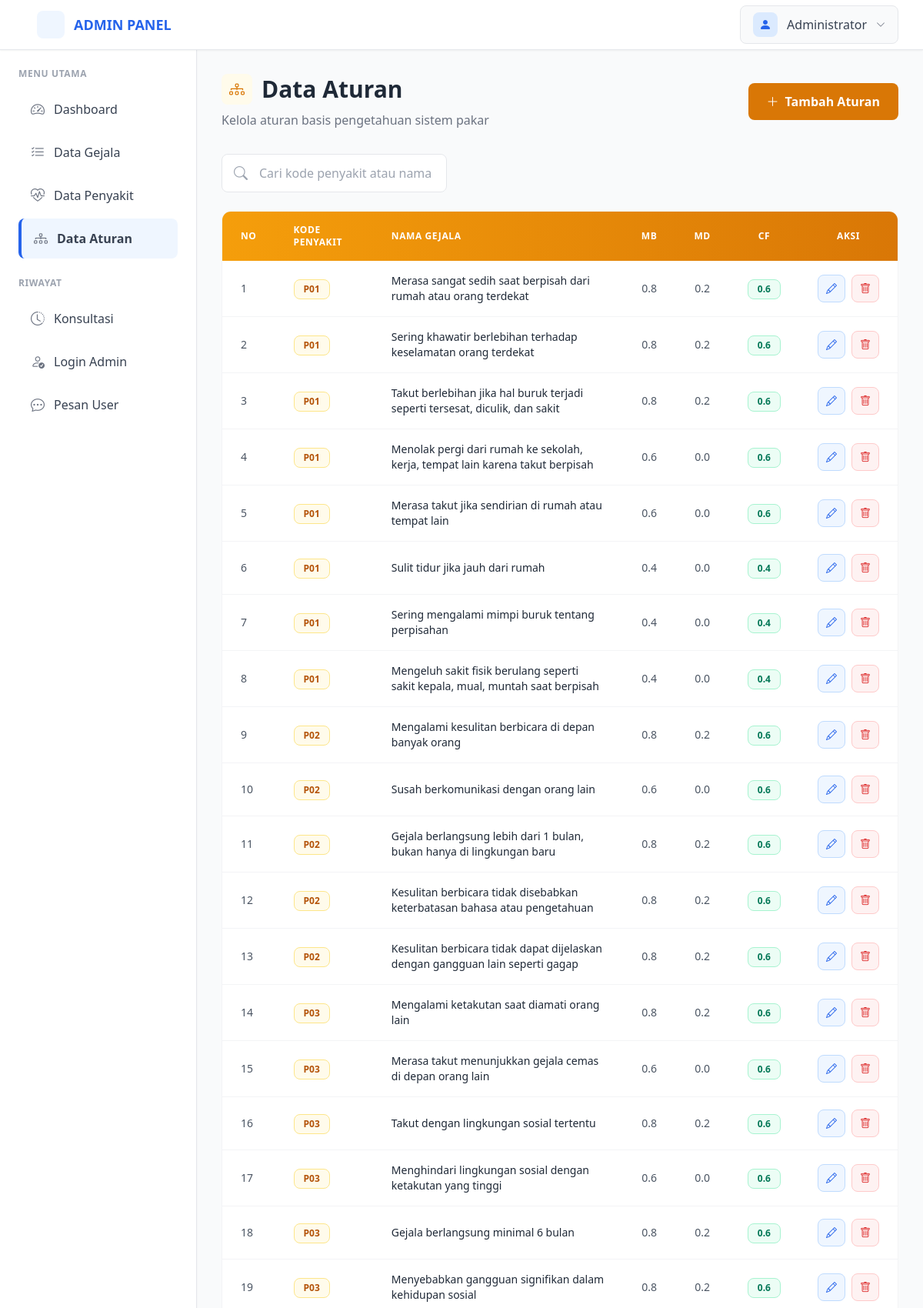
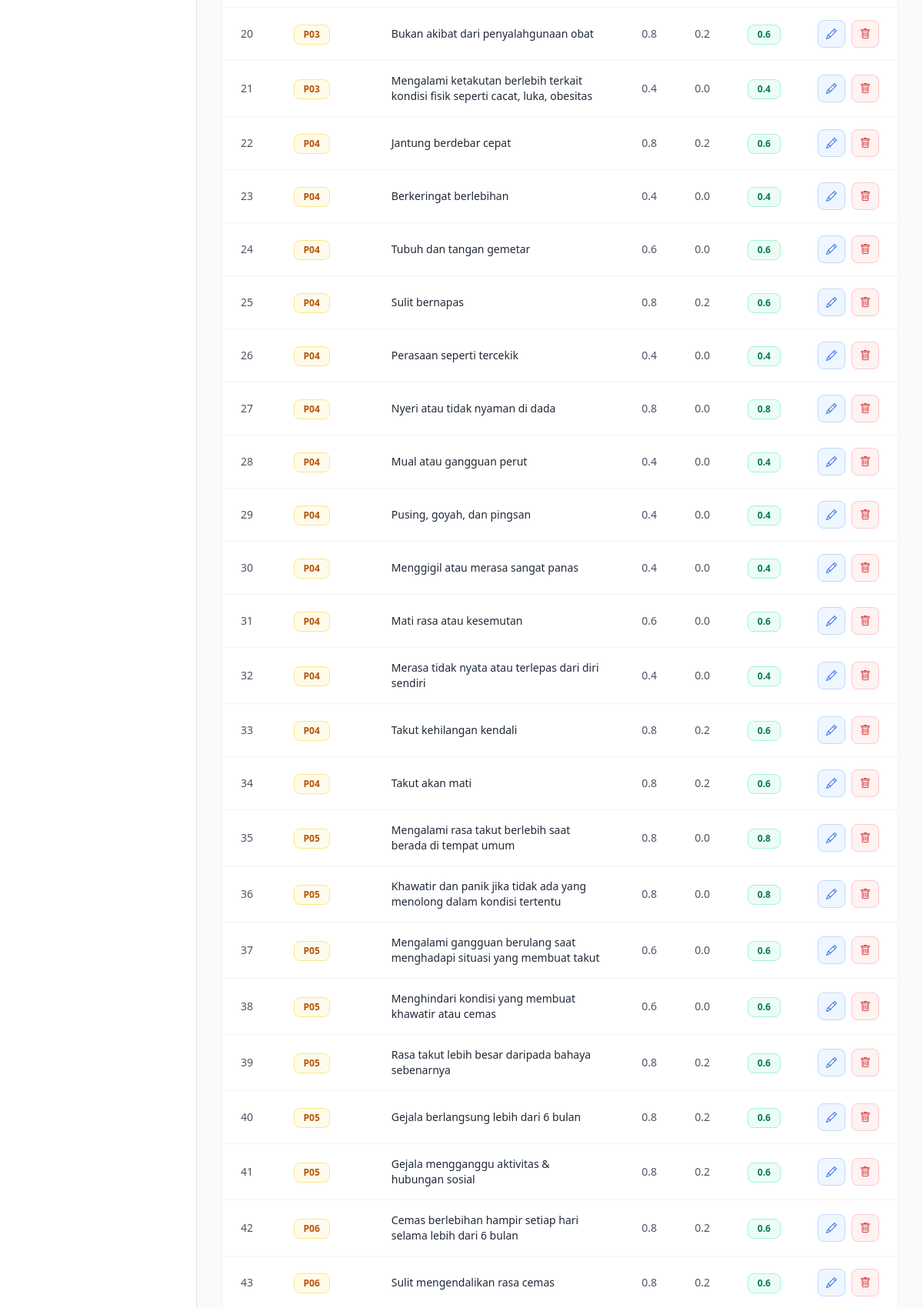
Page /aturan/ (signed in, upper part) on the committed database (2 pictures, top to bottom).
### models/models.py (models this page shows, shortened)
class Admin(UserMixin, db.Model):
    __tablename__ = 'admin'
    id = db.Column(db.Integer, primary_key=True)
    username = db.Column(db.String(80), unique=True, nullable=False)
    nama_admin = db.Column(db.String(100), nullable=False)
    password_hash = db.Column(db.String(255), nullable=False)
    created_at = db.Column(db.DateTime, default=datetime.utcnow)
    riwayat_login = db.relationship('RiwayatLogin', backref='admin', lazy=True, cascade='all, delete-orphan')

class Aturan(db.Model):
    __tablename__ = 'aturan'
    id = db.Column(db.Integer, primary_key=True)
    kode_penyakit = db.Column(db.String(10), db.ForeignKey('penyakit.kode_penyakit'), nullable=False)
    kode_gejala = db.Column(db.String(10), db.ForeignKey('gejala.kode_gejala'), nullable=False)
    mb = db.Column(db.Float, nullable=False)
    md = db.Column(db.Float, nullable=False)
    cf = db.Column(db.Float, nullable=False)
    created_at = db.Column(db.DateTime, default=datetime.utcnow)

class Gejala(db.Model):
    __tablename__ = 'gejala'
    id = db.Column(db.Integer, primary_key=True)
    kode_gejala = db.Column(db.String(10), unique=True, nullable=False)
    nama_gejala = db.Column(db.Text, nullable=False)
    pertanyaan = db.Column(db.Text, nullable=False)
    created_at = db.Column(db.DateTime, default=datetime.utcnow)
    aturan = db.relationship('Aturan', backref='gejala', lazy=True, cascade='all, delete-orphan')

### routes/aturan.py (the view)
@aturan_bp.route('/')
@login_required
def index():
    aturan_list = db.session.query(
        Aturan,
        Gejala.nama_gejala
    ).join(
        Gejala, Aturan.kode_gejala == Gejala.kode_gejala
    ).order_by(Aturan.kode_penyakit, Aturan.kode_gejala).all()
    return render_template('aturan/index.html', aturan_list=aturan_list)

### templates/aturan/index.html (shortened to what this page needs)
{% extends 'base.html' %}
{% block content %}
<div class="mb-6 sm:mb-8 flex flex-col sm:flex-row sm:items-center sm:justify-between gap-4 animate-fade-in">
    <div>
        <h1 class="text-2xl sm:text-3xl font-bold text-gray-800 flex items-center space-x-2 sm:space-x-3">
            <div class="w-9 h-9 sm:w-10 sm:h-10 bg-amber-50 rounded-lg flex items-center justify-center">
                <i class="bi bi-diagram-3 text-amber-600 text-lg sm:text-xl"></i>
            </div>
            <span>Data Aturan</span>
        </h1>
        <p class="text-sm sm:text-base text-gray-500 mt-2">Kelola aturan basis pengetahuan sistem pakar</p>
    </div>
    <a href="{{ url_for('aturan.create') }}"
       class="bg-amber-600 hover:bg-amber-700 text-white font-semibold py-2.5 sm:py-3 px-5 sm:px-6 rounded-lg transition-colors duration-200 flex items-center justify-center sm:justify-start space-x-2 text-sm sm:text-base">
        <i class="bi bi-plus-lg"></i>
        <span>Tambah Aturan</span>
    </a>
</div>
<div class="mb-4 sm:mb-6 animate-fade-in" style="animation-delay: 0.1s;">
    <div class="relative w-full sm:w-2/3 md:w-1/2 lg:w-1/3">
        <span class="absolute inset-y-0 left-0 flex items-center pl-3 sm:pl-4 text-gray-400">
            <i class="bi bi-search text-base sm:text-lg"></i>
        </span>
        <input
            type="text"
            id="searchInput"
            placeholder="Cari kode penyakit atau nama gejala..."
            class="w-full pl-10 sm:pl-12 pr-4 py-2.5 sm:py-3 border border-gray-200 rounded-lg
                   focus:outline-none focus:ring-2 focus:ring-amber-500 focus:border-amber-500
                   transition-all duration-200 text-sm sm:text-base"
            onkeyup="searchTable()"
        >
    </div>
</div>
<div class="bg-white rounded-xl overflow-hidden animate-fade-in border border-gray-100" style="animation-delay: 0.2s;">
    <div class="overflow-x-auto">
        <table class="w-full" id="aturanTable">
            <thead class="bg-gradient-to-r from-amber-500 to-amber-600">
                <tr>
                    <th class="px-4 sm:px-6 py-3 sm:py-4 text-left text-xs font-semibold text-white uppercase tracking-wider">No</th>
                    <th class="px-4 sm:px-6 py-3 sm:py-4 text-left text-xs font-semibold text-white uppercase tracking-wider">Kode Penyakit</th>
                    <th class="px-4 sm:px-6 py-3 sm:py-4 text-left text-xs font-semibold text-white uppercase tracking-wider">Nama Gejala</th>
                    <th class="px-4 sm:px-6 py-3 sm:py-4 text-center text-xs font-semibold text-white uppercase tracking-wider hidden md:table-cell">MB</th>
                    <th class="px-4 sm:px-6 py-3 sm:py-4 text-center text-xs font-semibold text-white uppercase tracking-wider hidden md:table-cell">MD</th>
                    <th class="px-4 sm:px-6 py-3 sm:py-4 text-center text-xs font-semibold text-white uppercase tracking-wider">CF</th>
                    <th class="px-4 sm:px-6 py-3 sm:py-4 text-center text-xs font-semibold text-white uppercase tracking-wider">Aksi</th>
                </tr>
            </thead>
            <tbody class="divide-y divide-gray-100">
                {% for aturan, nama_gejala in aturan_list %}
                <tr class="hover:bg-amber-50 transition-colors duration-150">
                    <td class="px-4 sm:px-6 py-3 sm:py-4 text-gray-600 text-xs sm:text-sm">
                        {{ loop.index }}
                    </td>
                    <td class="px-4 sm:px-6 py-3 sm:py-4">
                        <span class="inline-flex items-center px-2 sm:px-3 py-1 rounded-lg text-xs font-semibold bg-amber-50 text-amber-700 border border-amber-200">
                            {{ aturan.kode_penyakit }}
                        </span>
                    </td>
                    <td class="px-4 sm:px-6 py-3 sm:py-4">
                        <div class="font-medium text-gray-800 text-xs sm:text-sm">
                            {{ nama_gejala }}
                        </div>
                    </td>
                    <td class="px-4 sm:px-6 py-3 sm:py-4 text-center text-gray-600 text-xs sm:text-sm hidden md:table-cell">
                        {{ aturan.mb }}
                    </td>
                    <td class="px-4 sm:px-6 py-3 sm:py-4 text-center text-gray-600 text-xs sm:text-sm hidden md:table-cell">
                        {{ aturan.md }}
                    </td>
                    <td class="px-4 sm:px-6 py-3 sm:py-4 text-center">
                        <span class="inline-flex items-center px-2 sm:px-3 py-1 rounded-lg text-xs font-semibold bg-emerald-50 text-emerald-700 border border-emerald-200">
                            {{ aturan.cf }}
                        </span>
                    </td>
                    <td class="px-4 sm:px-6 py-3 sm:py-4 text-center">
                        <div class="flex items-center justify-center space-x-1.5 sm:space-x-2">
                            <a href="{{ url_for('aturan.edit', id=aturan.id) }}"
                               class="w-8 h-8 sm:w-9 sm:h-9 bg-blue-50 hover:bg-blue-100 text-blue-600 hover:text-blue-700 rounded-lg transition-all duration-200 flex items-center justify-center border border-blue-200"
                               title="Edit Aturan">
                                <i class="bi bi-pencil text-xs sm:text-sm"></i>
                            </a>
                            <a href="{{ url_for('aturan.delete', id=aturan.id) }}"
                               onclick="return confirm('Apakah Anda yakin ingin menghapus aturan ini?')"
                               class="w-8 h-8 sm:w-9 sm:h-9 bg-red-50 hover:bg-red-100 text-red-600 hover:text-red-700 rounded-lg transition-all duration-200 flex items-center justify-center border border-red-200"
                               title="Hapus Aturan">
                                <i class="bi bi-trash text-xs sm:text-sm"></i>
                            </a>
                        </div>
                    </td>
                </tr>
                {% endfor %}
            </tbody>
        </table>
    </div>
</div>
{% endblock %}

### templates/base.html (shortened to what this page needs)
<!DOCTYPE html>
<html lang="id">
<head>
    <script src="https://cdn.tailwindcss.com"></script>
    <link rel="stylesheet" href="https://cdn.jsdelivr.net/npm/bootstrap-icons@1.11.0/font/bootstrap-icons.css">
</head>
<body class="bg-gray-50 min-h-screen">
    {% if current_user.is_authenticated %}
    <nav class="bg-white shadow-sm fixed w-full top-0 z-50 border-b border-gray-200">
        <div class="max-w-full mx-auto px-4 sm:px-6 lg:px-8">
            <div class="flex justify-between items-center h-16">
                <div class="flex items-center space-x-4">
                    <a href="{{ url_for('dashboard.index') }}" class="flex items-center space-x-3 text-blue-600 hover:text-blue-700 transition-colors">
                        <div class="w-9 h-9 bg-blue-50 rounded-lg flex items-center justify-center">
                        </div>
                        <span class="font-bold text-lg hidden sm:block">ADMIN PANEL</span>
                    </a>
                </div>
                <div class="relative" x-data="{ open: false }">
                    <button @click="open = !open" class="flex items-center space-x-3 bg-gray-50 hover:bg-gray-100 px-4 py-2 rounded-lg transition-all duration-200 border border-gray-200">
                        <div class="w-8 h-8 bg-blue-100 rounded-lg flex items-center justify-center">
                            <i class="bi bi-person-fill text-blue-600"></i>
                        </div>
                        <span class="text-gray-700 font-medium hidden sm:block">{{ current_user.nama_admin }}</span>
                        <i class="bi bi-chevron-down text-gray-500 text-xs"></i>
                    </button>
                </div>
            </div>
        </div>
    </nav>
    <aside id="sidebar" class="fixed top-16 left-0 h-full w-64 bg-white shadow-sm z-40 transform -translate-x-full lg:translate-x-0 transition-transform duration-300 overflow-y-auto border-r border-gray-200">
        <div class="p-6">
            <div class="mb-6">
                <h3 class="text-xs font-semibold text-gray-400 uppercase tracking-wider mb-3">Menu Utama</h3>
                <ul class="space-y-1">
                    <li>
                        <a href="{{ url_for('dashboard.index') }}" class="sidebar-link group flex items-center space-x-3 px-4 py-3 rounded-lg hover:bg-blue-50 transition-all duration-200">
                            <i class="bi bi-speedometer2 text-gray-500 group-hover:text-blue-600 text-lg"></i>
                            <span class="text-gray-700 group-hover:text-blue-600 font-medium">Dashboard</span>
                        </a>
                    </li>
                    <li>
                        <a href="{{ url_for('gejala.index') }}" class="sidebar-link group flex items-center space-x-3 px-4 py-3 rounded-lg hover:bg-blue-50 transition-all duration-200">
                            <i class="bi bi-list-check text-gray-500 group-hover:text-blue-600 text-lg"></i>
                            <span class="text-gray-700 group-hover:text-blue-600 font-medium">Data Gejala</span>
                        </a>
                    </li>
                    <li>
                        <a href="{{ url_for('penyakit.index') }}" class="sidebar-link group flex items-center space-x-3 px-4 py-3 rounded-lg hover:bg-blue-50 transition-all duration-200">
                            <i class="bi bi-heart-pulse text-gray-500 group-hover:text-blue-600 text-lg"></i>
                            <span class="text-gray-700 group-hover:text-blue-600 font-medium">Data Penyakit</span>
                        </a>
                    </li>
                    <li>
                        <a href="{{ url_for('aturan.index') }}" class="sidebar-link group flex items-center space-x-3 px-4 py-3 rounded-lg hover:bg-blue-50 transition-all duration-200">
                            <i class="bi bi-diagram-3 text-gray-500 group-hover:text-blue-600 text-lg"></i>
                            <span class="text-gray-700 group-hover:text-blue-600 font-medium">Data Aturan</span>
                        </a>
                    </li>
                </ul>
            </div>
            <div class="mb-6">
                <h3 class="text-xs font-semibold text-gray-400 uppercase tracking-wider mb-3">Riwayat</h3>
                <ul class="space-y-1">
                    <li>
                        <a href="{{ url_for('riwayat.konsultasi') }}" class="sidebar-link group flex items-center space-x-3 px-4 py-3 rounded-lg hover:bg-blue-50 transition-all duration-200">
                            <i class="bi bi-clock-history text-gray-500 group-hover:text-blue-600 text-lg"></i>
                            <span class="text-gray-700 group-hover:text-blue-600 font-medium">Konsultasi</span>
                        </a>
                    </li>
                    <li>
                        <a href="{{ url_for('riwayat.login_admin') }}" class="sidebar-link group flex items-center space-x-3 px-4 py-3 rounded-lg hover:bg-blue-50 transition-all duration-200">
                            <i class="bi bi-person-check text-gray-500 group-hover:text-blue-600 text-lg"></i>
                            <span class="text-gray-700 group-hover:text-blue-600 font-medium">Login Admin</span>
                        </a>
                    </li>
                    <li>
                        <a href="{{ url_for('riwayat.pesan_user') }}" class="sidebar-link group flex items-center space-x-3 px-4 py-3 rounded-lg hover:bg-blue-50 transition-all duration-200">
                            <i class="bi bi-chat-dots text-gray-500 group-hover:text-blue-600 text-lg"></i>
                            <span class="text-gray-700 group-hover:text-blue-600 font-medium">Pesan User</span>
                        </a>
                    </li>
                </ul>
            </div>
        </div>
    </aside>
    <main class="lg:ml-64 pt-16 min-h-screen">
        <div class="p-4 sm:p-6 lg:p-8">
            {% block content %}{% endblock %}
        </div>
    </main>
    {% else %}
    <div class="container mx-auto px-4">
        {% block auth_content %}{% endblock %}
    </div>
    {% endif %}
</body>
</html>

### rows in the picture
Admin: nama_admin "Administrator"
Aturan: kode_penyakit "P01", nama_gejala "Merasa sangat sedih saat berpisah dari rumah atau orang terdekat", mb "0.8", md "0.2", cf "0.6"
Aturan: kode_penyakit "P01", nama_gejala "Sering khawatir berlebihan terhadap keselamatan orang terdekat", mb "0.8", md "0.2", cf "0.6"
Aturan: kode_penyakit "P01", nama_gejala "Takut berlebihan jika hal buruk terjadi seperti tersesat, diculik, dan sakit", mb "0.8", md "0.2", cf "0.6"
Aturan: kode_penyakit "P01", nama_gejala "Menolak pergi dari rumah ke sekolah, kerja, tempat lain karena takut berpisah", mb "0.6", md "0.0", cf "0.6"
Aturan: kode_penyakit "P01", nama_gejala "Merasa takut jika sendirian di rumah atau tempat lain", mb "0.6", md "0.0", cf "0.6"
Aturan: kode_penyakit "P01", nama_gejala "Sulit tidur jika jauh dari rumah", mb "0.4", md "0.0", cf "0.4"
Aturan: kode_penyakit "P01", nama_gejala "Sering mengalami mimpi buruk tentang perpisahan", mb "0.4", md "0.0", cf "0.4"
Aturan: kode_penyakit "P01", nama_gejala "Mengeluh sakit fisik berulang seperti sakit kepala, mual, muntah saat berpisah", mb "0.4", md "0.0", cf "0.4"
Aturan: kode_penyakit "P02", nama_gejala "Mengalami kesulitan berbicara di depan banyak orang", mb "0.8", md "0.2", cf "0.6"
Aturan: kode_penyakit "P02", nama_gejala "Susah berkomunikasi dengan orang lain", mb "0.6", md "0.0", cf "0.6"
Aturan: kode_penyakit "P02", nama_gejala "Gejala berlangsung lebih dari 1 bulan, bukan hanya di lingkungan baru", mb "0.8", md "0.2", cf "0.6"
Aturan: kode_penyakit "P02", nama_gejala "Kesulitan berbicara tidak disebabkan keterbatasan bahasa atau pengetahuan", mb "0.8", md "0.2", cf "0.6"
Aturan: kode_penyakit "P02", nama_gejala "Kesulitan berbicara tidak dapat dijelaskan dengan gangguan lain seperti gagap", mb "0.8", md "0.2", cf "0.6"
Aturan: kode_penyakit "P03", nama_gejala "Mengalami ketakutan saat diamati orang lain", mb "0.8", md "0.2", cf "0.6"
Aturan: kode_penyakit "P03", nama_gejala "Merasa takut menunjukkan gejala cemas di depan orang lain", mb "0.6", md "0.0", cf "0.6"
Aturan: kode_penyakit "P03", nama_gejala "Takut dengan lingkungan sosial tertentu", mb "0.8", md "0.2", cf "0.6"
Aturan: kode_penyakit "P03", nama_gejala "Menghindari lingkungan sosial dengan ketakutan yang tinggi", mb "0.6", md "0.0", cf "0.6"
Aturan: kode_penyakit "P03", nama_gejala "Gejala berlangsung minimal 6 bulan", mb "0.8", md "0.2", cf "0.6"
Aturan: kode_penyakit "P03", nama_gejala "Menyebabkan gangguan signifikan dalam kehidupan sosial", mb "0.8", md "0.2", cf "0.6"
Aturan: kode_penyakit "P03", nama_gejala "Bukan akibat dari penyalahgunaan obat", mb "0.8", md "0.2", cf "0.6"
Aturan: kode_penyakit "P03", nama_gejala "Mengalami ketakutan berlebih terkait kondisi fisik seperti cacat, luka, obesitas", mb "0.4", md "0.0", cf "0.4"
Aturan: kode_penyakit "P04", nama_gejala "Jantung berdebar cepat", mb "0.8", md "0.2", cf "0.6"
Aturan: kode_penyakit "P04", nama_gejala "Berkeringat berlebihan", mb "0.4", md "0.0", cf "0.4"
Aturan: kode_penyakit "P04", nama_gejala "Tubuh dan tangan gemetar", mb "0.6", md "0.0", cf "0.6"
Aturan: kode_penyakit "P04", nama_gejala "Sulit bernapas", mb "0.8", md "0.2", cf "0.6"
Aturan: kode_penyakit "P04", nama_gejala "Perasaan seperti tercekik", mb "0.4", md "0.0", cf "0.4"
Aturan: kode_penyakit "P04", nama_gejala "Nyeri atau tidak nyaman di dada", mb "0.8", md "0.0", cf "0.8"
Aturan: kode_penyakit "P04", nama_gejala "Mual atau gangguan perut", mb "0.4", md "0.0", cf "0.4"
Aturan: kode_penyakit "P04", nama_gejala "Pusing, goyah, dan pingsan", mb "0.4", md "0.0", cf "0.4"
Aturan: kode_penyakit "P04", nama_gejala "Menggigil atau merasa sangat panas", mb "0.4", md "0.0", cf "0.4"
Aturan: kode_penyakit "P04", nama_gejala "Mati rasa atau kesemutan", mb "0.6", md "0.0", cf "0.6"
Aturan: kode_penyakit "P04", nama_gejala "Merasa tidak nyata atau terlepas dari diri sendiri", mb "0.4", md "0.0", cf "0.4"
Aturan: kode_penyakit "P04", nama_gejala "Takut kehilangan kendali", mb "0.8", md "0.2", cf "0.6"
Aturan: kode_penyakit "P04", nama_gejala "Takut akan mati", mb "0.8", md "0.2", cf "0.6"
Aturan: kode_penyakit "P05", nama_gejala "Mengalami rasa takut berlebih saat berada di tempat umum", mb "0.8", md "0.0", cf "0.8"
Aturan: kode_penyakit "P05", nama_gejala "Khawatir dan panik jika tidak ada yang menolong dalam kondisi tertentu", mb "0.8", md "0.0", cf "0.8"
Aturan: kode_penyakit "P05", nama_gejala "Mengalami gangguan berulang saat menghadapi situasi yang membuat takut", mb "0.6", md "0.0", cf "0.6"
Aturan: kode_penyakit "P05", nama_gejala "Menghindari kondisi yang membuat khawatir atau cemas", mb "0.6", md "0.0", cf "0.6"
Aturan: kode_penyakit "P05", nama_gejala "Rasa takut lebih besar daripada bahaya sebenarnya", mb "0.8", md "0.2", cf "0.6"
Aturan: kode_penyakit "P05", nama_gejala "Gejala berlangsung lebih dari 6 bulan", mb "0.8", md "0.2", cf "0.6"
Aturan: kode_penyakit "P05", nama_gejala "Gejala mengganggu aktivitas & hubungan sosial", mb "0.8", md "0.2", cf "0.6"
Aturan: kode_penyakit "P06", nama_gejala "Cemas berlebihan hampir setiap hari selama lebih dari 6 bulan", mb "0.8", md "0.2", cf "0.6"
Aturan: kode_penyakit "P06", nama_gejala "Sulit mengendalikan rasa cemas", mb "0.8", md "0.2", cf "0.6"
